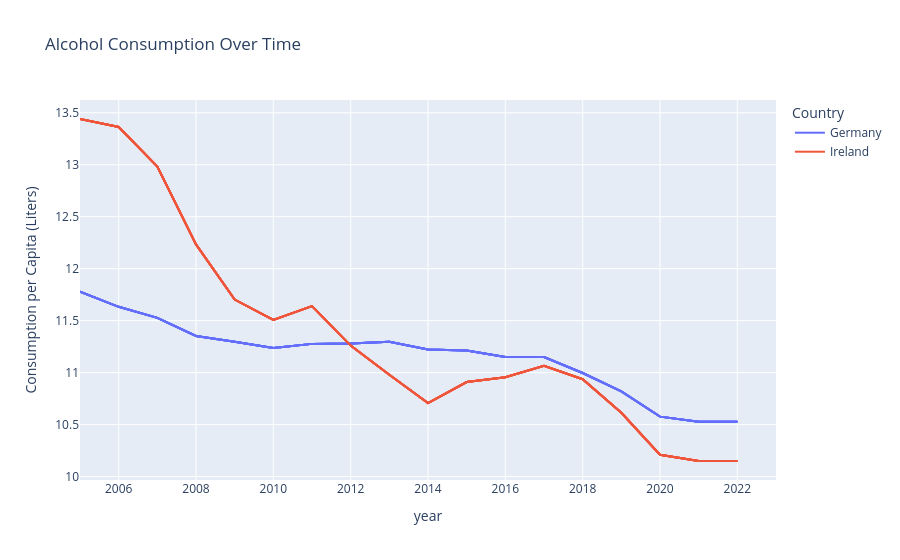

The notebook cell this image was saved under:
### Code cell
countries = ["Germany", "Ireland"]

df_subset = df_clean[df_clean["Country"].isin(countries)]

fig = px.line(
    df_subset,
    x="year",
    y="Consumption per Capita (Liters)",
    color="Country",
    title="Alcohol Consumption Over Time"
)
#fig.update_yaxes(rangemode="tozero")
fig.show()

### Figure 1 — Plotly figure (JSON) as saved in the notebook; plotly's stock layout.template omitted (floating-point values rounded to 4 significant figures; data arrays with more than 128 entries replaced by an {"elided": "..."} marker saying what was removed)
{"data": [{"hovertemplate": "Country=Germany<br>year=%{x}<br>Consumption per Capita (Liters)=%{y}<extra></extra>", "legendgroup": "Germany", "line": {"color": "#636efa", "dash": "solid"}, "marker": {"symbol": "circle"}, "mode": "lines", "name": "Germany", "orientation": "v", "showlegend": true, "type": "scatter", "x": {"elided": "228 int values"}, "xaxis": "x", "y": {"elided": "228 float values"}, "yaxis": "y"}, {"hovertemplate": "Country=Ireland<br>year=%{x}<br>Consumption per Capita (Liters)=%{y}<extra></extra>", "legendgroup": "Ireland", "line": {"color": "#EF553B", "dash": "solid"}, "marker": {"symbol": "circle"}, "mode": "lines", "name": "Ireland", "orientation": "v", "showlegend": true, "type": "scatter", "x": {"elided": "228 int values"}, "xaxis": "x", "y": {"elided": "228 float values"}, "yaxis": "y"}], "layout": {"legend": {"title": {"text": "Country"}, "tracegroupgap": 0}, "title": {"text": "Alcohol Consumption Over Time"}, "xaxis": {"anchor": "y", "domain": [0, 1], "title": {"text": "year"}}, "yaxis": {"anchor": "x", "domain": [0, 1], "title": {"text": "Consumption per Capita (Liters)"}}}}
